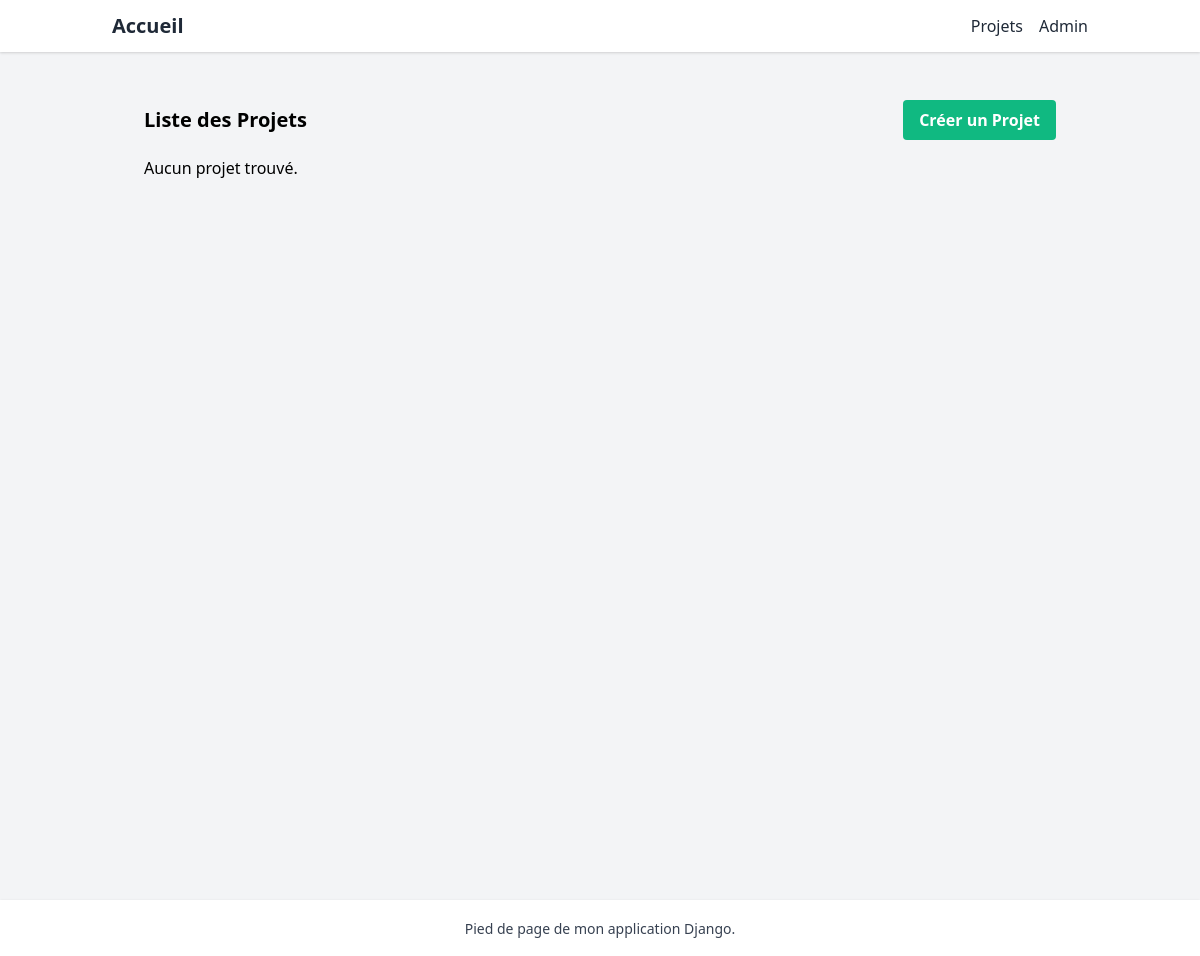
Page /faunatrack/projet/ on the earlier database version.
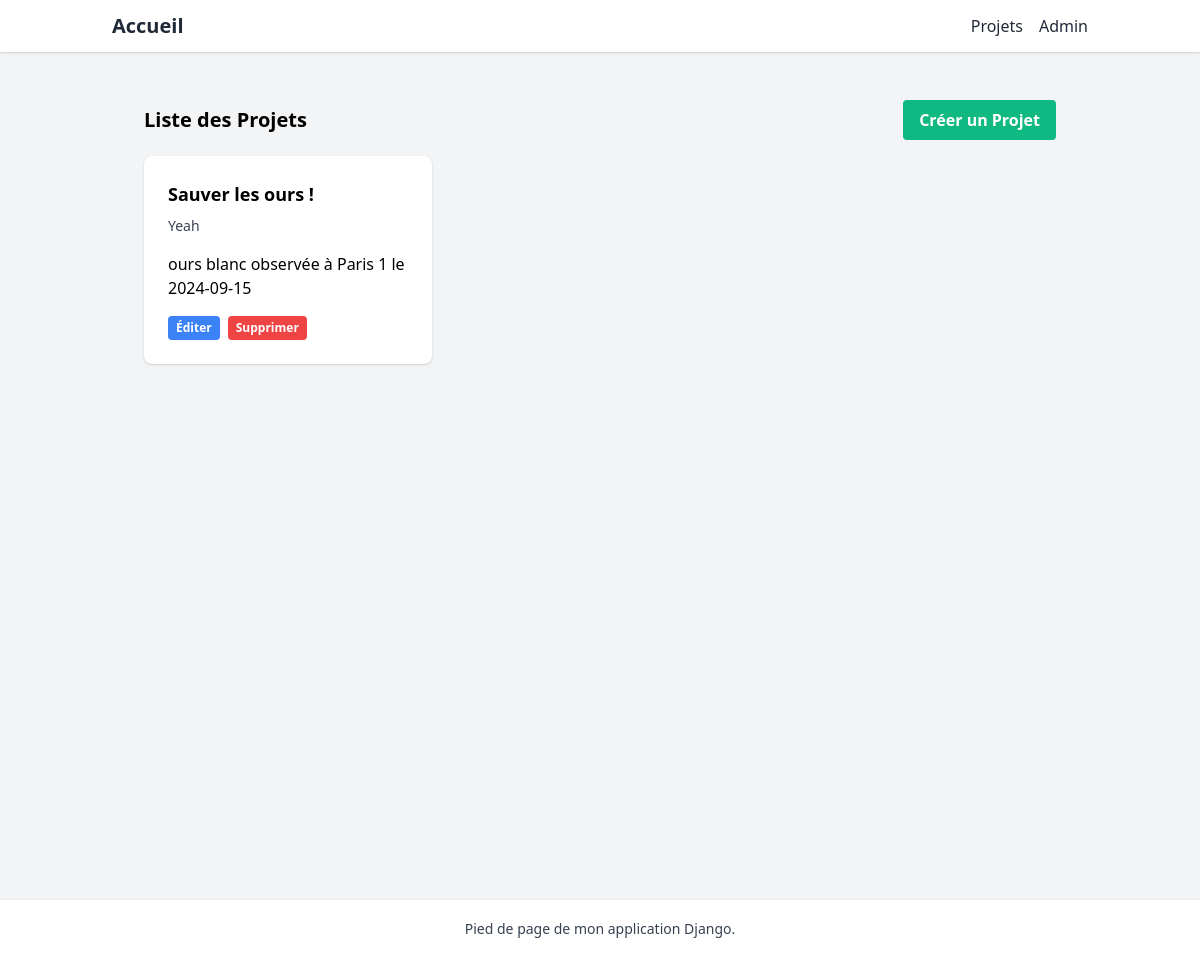
Same page on the later database version.
### faunatrack/models.py (models this page shows, shortened)
class Projet(models.Model):
    responable = models.ForeignKey(Scientifique, null=True, blank=True, on_delete=models.SET_NULL, related_name="projet", verbose_name="Responsable")
    titre = models.CharField(max_length=200, verbose_name="Titre")
    description = models.TextField(verbose_name="Description")
    document = models.FileField(upload_to='faunatrack/static/documents_projets/', blank=True, null=True, verbose_name="Documents")
    date_creation = models.DateTimeField(auto_now_add=True, verbose_name="Date de création")
    observations = models.ManyToManyField(Observation, related_name="projets", verbose_name="Observations")

class Observation(models.Model):
    nom = models.CharField(max_length=200, verbose_name="Nom")
    espece = models.ForeignKey(Espece, related_name='observations', on_delete=models.CASCADE, verbose_name="Espèce")
    latitude = models.DecimalField(max_digits=9, decimal_places=6, verbose_name="Latitude")
    longitude = models.DecimalField(max_digits=9, decimal_places=6, verbose_name="Longitude")
    date_observation = models.DateField(verbose_name="Date d'observation")
    quantite = models.IntegerField(verbose_name="Quantité")
    notes = models.TextField(blank=True, default="pas de notes", verbose_name="Notes")
    photos = models.ImageField(upload_to='faunatrack/static/photos_observations/', blank=True, null=True, verbose_name="Photos")
    def __str__(self):
        return f"{self.espece.nom_commun} observée à {self.nom} le {self.date_observation}"

class Espece(models.Model):
    nom_commun = models.CharField(max_length=250, verbose_name="Nom commun")
    nom_scientifique = models.CharField(max_length=250, blank=True, default="", verbose_name="Nom scientifique")

### faunatrack/views.py (the view)
# urls.py: path('projet/', ProjetList.as_view(), name='projet_list'),
class ProjetList(ListView):
    model = Projet
    template_name = 'projet_list.html'

### faunatrack/templates/projet_list.html
{% extends 'base.html' %}
{% block content %}
<div class="max-w-7xl mx-auto px-4 sm:px-6 lg:px-8 py-8">
    <div class="flex justify-between items-center pb-4">
        <h1 class="text-xl font-semibold">Liste des Projets</h1>
        <a href="{% url 'projet_create' %}" class="px-4 py-2 bg-green-500 text-white font-semibold rounded hover:bg-green-600">Créer un Projet</a>
    </div>
    <div class="grid grid-cols-1 md:grid-cols-2 lg:grid-cols-3 gap-6">
        {% for projet in object_list %}
        <div class="bg-white overflow-hidden shadow rounded-lg">
            <div class="p-6">
                <h2 class="font-semibold text-lg mb-2">{{ projet.titre }}</h2>
                <p class="text-gray-700 text-sm mb-4">{{ projet.description|truncatechars:100 }}</p>
                <ul>
                {% for observation in projet.observations.all %}
                    <li> {{ observation }} </li>
                {% endfor %}
                </ul>
                <div class="mt-4 flex items-center justify-between">
                    <div class="flex space-x-2">
                        <a href="{% url 'projet_update' projet.id %}" class="px-2 py-1 bg-blue-500 text-white text-xs font-semibold rounded hover:bg-blue-600">Éditer</a>
                        <a href="{% url 'projet_delete' projet.id %}" class="px-2 py-1 bg-red-500 text-white text-xs font-semibold rounded hover:bg-red-600">Supprimer</a>
                    </div>
                </div>
            </div>
        </div>
        {% empty %}
        <p>Aucun projet trouvé.</p>
        {% endfor %}
    </div>
</div>
{% endblock %}

### faunatrack/templates/base.html (shortened to what this page needs)
{% load static %}
<!DOCTYPE html>
<html lang="fr">
<head>
    <link href="https://cdn.jsdelivr.net/npm/tailwindcss@2.2.19/dist/tailwind.min.css" rel="stylesheet">
</head>
<body class="bg-gray-100">
    <header class="bg-white shadow">
        <nav class="container mx-auto px-6 py-3">
            <div class="flex justify-between items-center">
                <a class="text-gray-800 text-xl font-bold" href="{% url 'home' %}">Accueil</a>
                <div class="flex gap-4">
                    <a class="text-gray-800 hover:text-gray-600" href="{% url 'projet_list' %}">Projets</a>
                    <a class="text-gray-800 hover:text-gray-600" href="{% url 'admin:index' %}">Admin</a>
                </div>
            </div>
        </nav>
    </header>
    <main class="container mx-auto px-6 mt-4 h-screen">
        {% block content %}{% endblock %}
    </main>
    <footer class="bg-white shadow mt-8 py-4">
        <div class="container mx-auto px-6 text-center">
            <span class="text-gray-700 text-sm">Pied de page de mon application Django.</span>
        </div>
    </footer>
</body>
</html>

Differences in the rows shown:
added Projet: titre "Sauver les ours !", description "Yeah"
added Observation: espece+nom+date_observation "ours blanc observée à Paris 1 le 2024-09-15"
Other differences:
text no longer shown: "Aucun projet trouvé."
